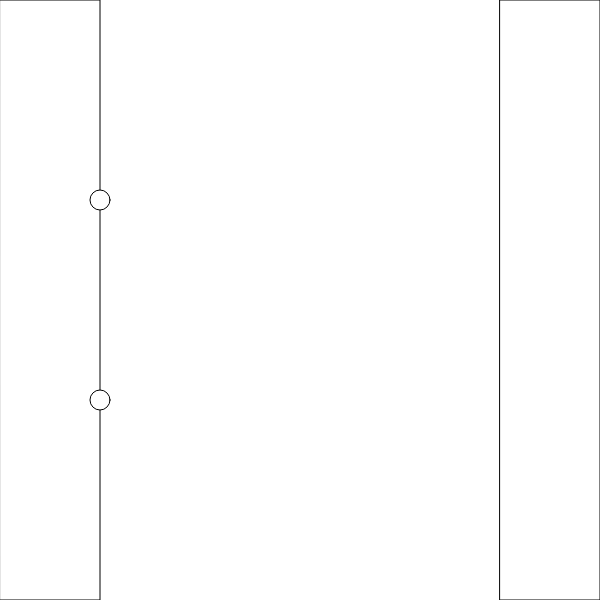
Frame 1 (no input)
Frame 60 (no input): identical to frame 1, image omitted
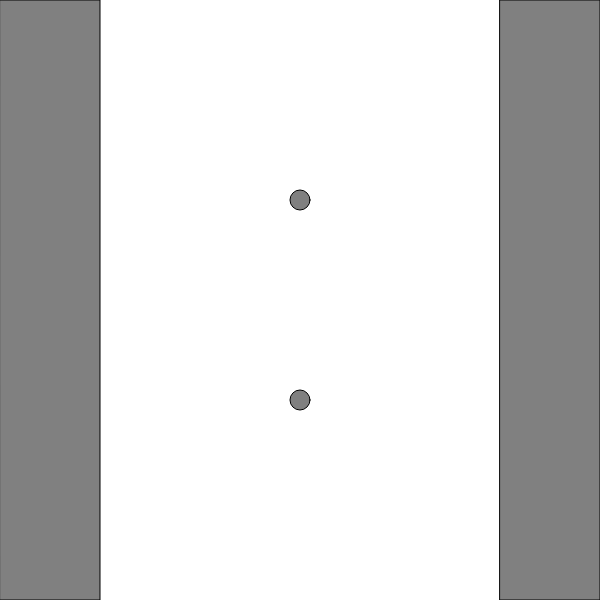
Frame 120 (the mouse pressed at the canvas centre since frame 60)

The p5.js sketch that drew these frames (run headless with seeded random() and noise() and a simulated clock; from frame 60 on, the mouse is pressed at the canvas centre):

// p5.js sketch
// ── sketch.js
/*
function setup() {
	createCanvas(600,600);
	noStroke();
}

function draw() {}
	background(255,255,255);
	for(var i = 0; i < 10; i++){
		for(var j = 0; j < 10; j++){
			fill(j * 20, i * 20, i * j * 20);
			ellipse(j * 30 + 10, i * 30 + 10, 15, 15);
		}
	}
}
*/

var a, b, c, pct, yPos, xPos, r, g, b;
var ellX1, ellY1;
var ellX2, ellY2;
var minX, maxX;

function setup(){
	createCanvas(600,600);
	background(255,255,255);
	a = 100;
	b = width - 100;
	c = 0;
	pct = 0.5;
	//yPos = height/3;
	r = 255; g = 255; b = 255;
	minX = 100;
	maxX = 500;
}

function draw(){
	//linear interpolation
	/*
	c = lerp(a, b, pct);
	ellipse(a, yPos, 15, 15);
	ellipse(b, yPos, 15, 15);
	ellipse(c, yPos, 15, 15);
	*/

	//mapping
	//convert input range to output range
	//newValue = map(oldValue, inputMin, inputMax, outputMin, outputMax);

	//constrain
	//limit value from going beyond limits
	//newValue = constrain(value, minimum, maximum);
	background(255,255,255);
	xPos = constrain(mouseX, 100, 500);
	if(mouseX > 100 && mouseX < 500){
		yPos = constrain(mouseY, 0, 600);
	}
	r = map(xPos, 100, 500, 0, 255);
	g = map(yPos, 0, 600, 0, 255);
	b = map(xPos + yPos, 100, 1100, 0, 255);
	fill(r, g, b);
	rect(0, 0, 100, 600);
	rect(500, 0, 100, 600);
	ellX1 = map(mouseX, 0, width, minX, maxX);
	ellX1 = constrain(ellX1, minX, maxX);
	ellX2 = constrain(mouseX, minX, maxX);
	ellipse(ellX2, height/3, 20, 20);
	ellipse(ellX1, height*2/3, 20, 20);
}
